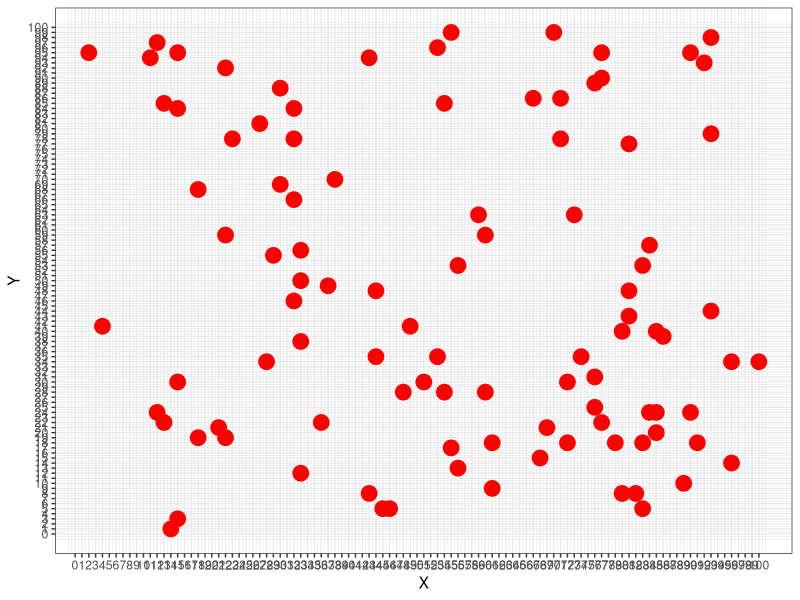
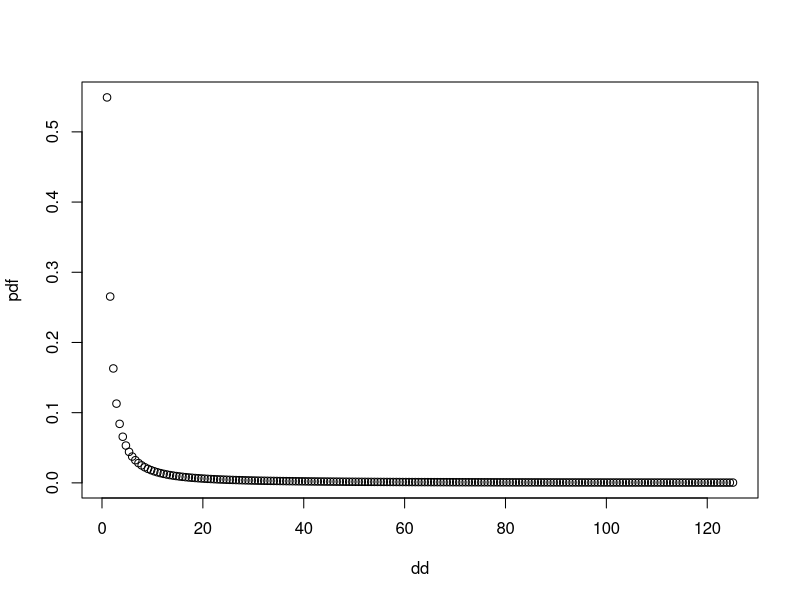
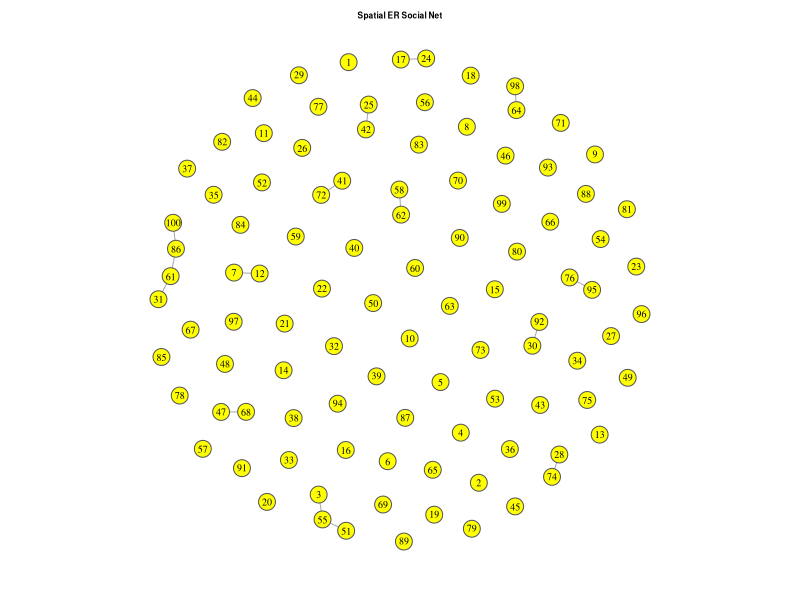

These figures' R source, in order:
# Script to create the lattice of m X m

# Following paper:
# generating and analysinz spatial social networks de Alizadeh


# creation: nov 18, 2019
# name: lattice_creation.R

# Notes:
# 18-nov-19: creation


# start
library(ggplot2)
library(gdata)
library(igraph)

# Lattice parameters
m = 100
number_of_humans = 100
x_axe <- y_axe <- 1:m

# sampling positions
x_positions <- sample(x_axe, number_of_humans, replace = TRUE) # with TRUE coordinates migtht be repeated.
y_positions <- sample(x_axe, number_of_humans, replace = TRUE)

# create dataframe of humans
df <- data.frame(human = 1:number_of_humans, x = x_positions, y = y_positions)

# Plot teh positions
br <- seq(from= 0, to=m, by=1)
ggplot(df, aes(x,y)) + geom_point(col = "red", fill="black", size = 5, shape = 19) +
 scale_x_continuous(name="X", breaks=br) +
 scale_y_continuous(name="Y", breaks=br) +
 theme_bw() 


# # Generating the spatial ER net
# 1. get de distance matrix among humans from the lattice
distances <- dist(df[, c(2,3)] )
max_distance <- max(distances)
min_distance <- min(distances)
if (min_distance == 0) {
  print("Danger!!! We have min distance = 0")
}

# 2. computing the normalizing coefficient C
alpha = 1.5  # alpha mus be greater than 1
C <- (1 - alpha)/ (max_distance^(1-alpha) - min_distance^(1-alpha) )
# 3. plot the pdf
dd <- seq(from = min_distance, to = max_distance, length.out = 200)
pdf <- C*dd^(-alpha)
plot(dd, pdf)



# # Generating the spatial net according to the spatial ER
distances <- as.matrix(distances)
nodes <- colnames(distances)
A <- matrix(NA, ncol = number_of_humans, nrow = number_of_humans) # adjacency matrix
colnames(A) <- rownames(A) <- nodes

for ( i in 1:number_of_humans) {
  nodo = nodes[i]
  otherones <- setdiff(nodes, nodo)
  
  cols_id <- which(colnames(distances) %in% otherones)
  row_id <- which(rownames(distances) == nodo)
  distances_to_node <- distances[row_id, cols_id]
  distances_to_probabilities <- C*distances_to_node^(-alpha)
  random_ <- runif(length(distances_to_probabilities) ) 
  connections <- 1*(random_ <= distances_to_probabilities)
  # put connections to the adjacency matrix
  A[row_id, cols_id] <- connections
}
# we need to make A simmetrical. Just drop the lower part of the matrix
lowerTriangle(A) <- upperTriangle(A, byrow = TRUE)





# # graph the net
g <- graph_from_adjacency_matrix(A, mode = "undirected", diag = FALSE, add.colnames = NULL, add.rownames = NA)
par(mar = c(1.5, 1.5, 1.5, 1.5))
plot(g, 
     edge.arrow.size =.3, 
     edge.curved = 0,
     vertex.color = "yellow", 
     vertex.frame.color="#555555",
     #vertex.label = V(mst_g)$name, 
     vertex.label.color = "black",
     vertex.label.cex=.6,
     vertex.size = 7)
title("Spatial ER Social Net", cex.main=0.5, col.main="black")
